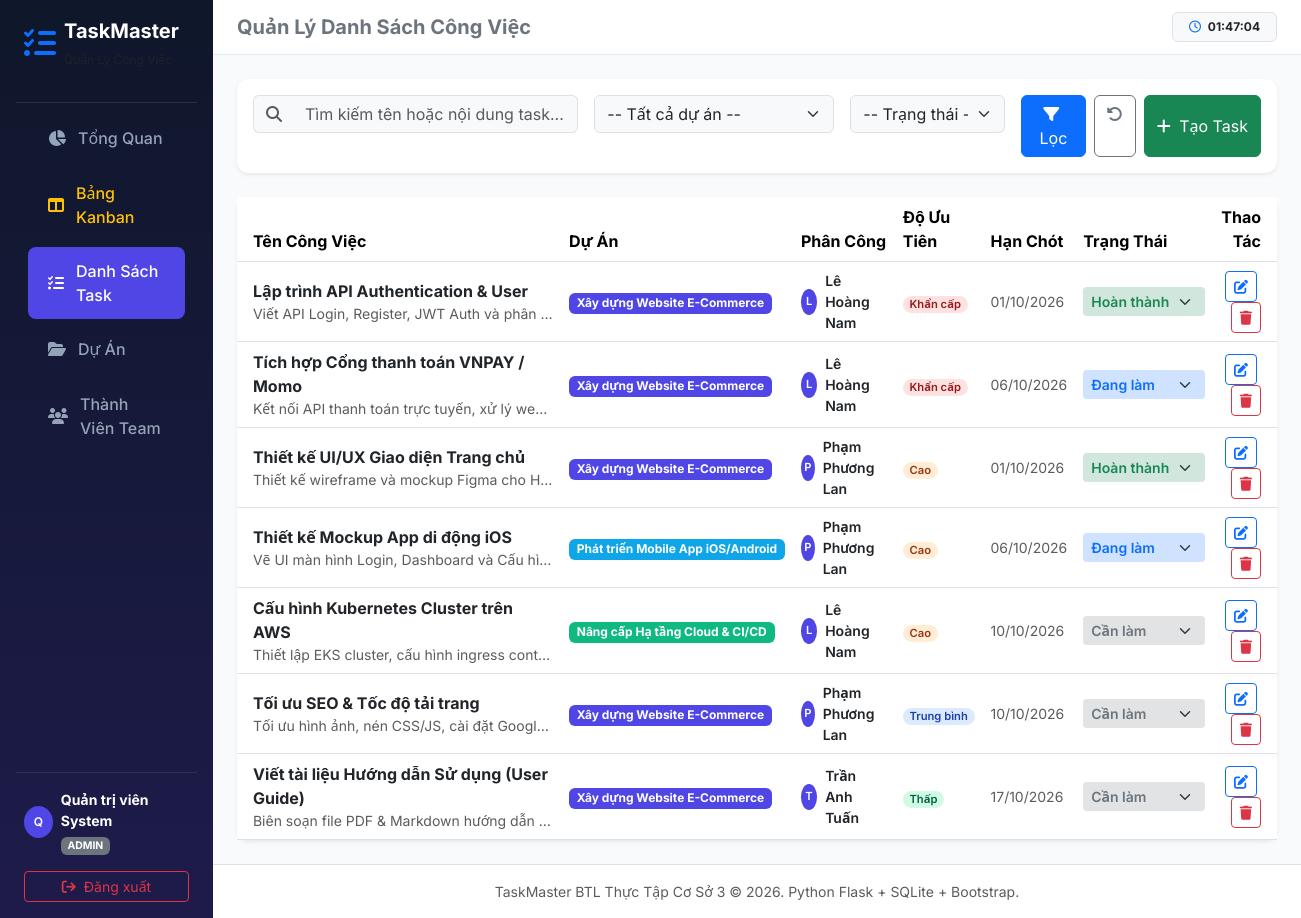
Page /tasks (signed in) on the committed database.
### tables this page shows
CREATE TABLE users (
            id INTEGER PRIMARY KEY AUTOINCREMENT,
            username TEXT UNIQUE NOT NULL,
            password_hash TEXT NOT NULL,
            fullname TEXT NOT NULL,
            email TEXT,
            role TEXT NOT NULL DEFAULT 'member',
            created_at TIMESTAMP DEFAULT CURRENT_TIMESTAMP
        );

CREATE TABLE tasks (
            id INTEGER PRIMARY KEY AUTOINCREMENT,
            title TEXT NOT NULL,
            description TEXT,
            project_id INTEGER,
            assignee_id INTEGER,
            creator_id INTEGER,
            priority TEXT NOT NULL DEFAULT 'Trung bình',
            status TEXT NOT NULL DEFAULT 'To Do',
            due_date DATE,
            created_at TIMESTAMP DEFAULT CURRENT_TIMESTAMP,
            FOREIGN KEY (project_id) REFERENCES projects (id) ON DELETE SET NULL,
            FOREIGN KEY (assignee_id) REFERENCES users (id) ON DELETE SET NULL,
            FOREIGN KEY (creator_id) REFERENCES users (id) ON DELETE SET NULL
        );

CREATE TABLE projects (
            id INTEGER PRIMARY KEY AUTOINCREMENT,
            name TEXT NOT NULL,
            description TEXT,
            color TEXT DEFAULT '#4f46e5',
            status TEXT NOT NULL DEFAULT 'Đang thực hiện',
            created_at TIMESTAMP DEFAULT CURRENT_TIMESTAMP
        );

### app.py (the view)
@app.route('/tasks')
@login_required
def tasks():
    search = request.args.get('search', '').strip()
    project_id = request.args.get('project_id', '')
    status = request.args.get('status', '')
    priority = request.args.get('priority', '')
    conn = get_db_connection()
    projects_list = conn.execute("SELECT * FROM projects ORDER BY name").fetchall()
    users_list = conn.execute("SELECT * FROM users ORDER BY fullname").fetchall()
    query = '''
        SELECT t.*, p.name as project_name, p.color as project_color,
               u_assign.fullname as assignee_name, u_creator.fullname as creator_name
        FROM tasks t
        LEFT JOIN projects p ON t.project_id = p.id
        LEFT JOIN users u_assign ON t.assignee_id = u_assign.id
        LEFT JOIN users u_creator ON t.creator_id = u_creator.id
        WHERE 1=1
    '''
    params = []
    if search:
        query += " AND (t.title LIKE ? OR t.description LIKE ?)"
        params.extend([f"%{search}%", f"%{search}%"])
    if project_id:
        query += " AND t.project_id = ?"
        params.append(project_id)
    if status:
        query += " AND t.status = ?"
        params.append(status)
    if priority:
        query += " AND t.priority = ?"
        params.append(priority)
    query += " ORDER BY CASE t.priority WHEN 'Khẩn cấp' THEN 1 WHEN 'Cao' THEN 2 WHEN 'Trung bình' THEN 3 ELSE 4 END, t.due_date ASC"
    tasks_list = conn.execute(query, params).fetchall()
    conn.close()
    return render_template('tasks.html',
                           tasks=tasks_list,
                           projects=projects_list,
                           users=users_list,
                           search=search,
                           project_id=project_id,
                           status=status,
                           priority=priority)

### templates/tasks.html (shortened to what this page needs)
{% extends 'base.html' %}
{% block header_title %}Quản Lý Danh Sách Công Việc{% endblock %}
{% block content %}
<div class="card border-0 shadow-sm mb-4">
    <div class="card-body">
        <form method="GET" action="{{ url_for('tasks') }}" class="row g-3">
            <div class="col-md-4">
                <div class="input-group">
                    <span class="input-group-text bg-light border-end-0"><i class="fa-solid fa-magnifying-glass text-muted"></i></span>
                    <input type="text" name="search" class="form-control bg-light border-start-0" placeholder="Tìm kiếm tên hoặc nội dung task..." value="{{ search }}">
                </div>
            </div>
            <div class="col-md-3">
                <select name="project_id" class="form-select bg-light">
                    <option value="">-- Tất cả dự án --</option>
                </select>
            </div>
            <div class="col-md-2">
                <select name="status" class="form-select bg-light">
                    <option value="">-- Trạng thái --</option>
                </select>
            </div>
            <div class="col-md-3 d-flex gap-2">
                <button type="submit" class="btn btn-primary flex-grow-1"><i class="fa-solid fa-filter me-1"></i> Lọc</button>
                <a href="{{ url_for('tasks') }}" class="btn btn-outline-secondary"><i class="fa-solid fa-rotate-left"></i></a>
                <button type="button" class="btn btn-success text-nowrap" data-bs-toggle="modal" data-bs-target="#addTaskModal">
                    <i class="fa-solid fa-plus me-1"></i> Tạo Task
                </button>
            </div>
        </form>
    </div>
</div>
<div class="card border-0 shadow-sm">
    <div class="card-body p-0">
        <div class="table-responsive">
            <table class="table table-hover align-middle mb-0">
                <thead>
                    <tr>
                        <th class="ps-3">Tên Công Việc</th>
                        <th>Dự Án</th>
                        <th>Phân Công</th>
                        <th>Độ Ưu Tiên</th>
                        <th>Hạn Chót</th>
                        <th>Trạng Thái</th>
                        <th class="text-end pe-3">Thao Tác</th>
                    </tr>
                </thead>
                <tbody>
                    {% for t in tasks %}
                    <tr>
                        <td class="ps-3">
                            <a href="{{ url_for('task_detail', id=t['id']) }}" class="fw-bold text-dark text-decoration-none">
                                {{ t['title'] }}
                            </a>
                            {% if t['description'] %}
                            <div class="small text-muted text-truncate d-block" style="max-width: 300px;">{{ t['description'] }}</div>
                            {% endif %}
                        </td>
                        <td>
                            {% if t['project_name'] %}
                            <span class="badge" style="background-color: {{ t['project_color'] }};">{{ t['project_name'] }}</span>
                            {% else %}<span class="text-muted">-</span>{% endif %}
                        </td>
                        <td>
                            <div class="d-flex align-items-center">
                                <div class="avatar-circle me-2" style="width: 26px; height: 26px; font-size: 0.7rem;">
                                    {{ t['assignee_name'][0] if t['assignee_name'] else '?' }}
                                </div>
                                <small class="fw-semibold text-dark">{{ t['assignee_name'] or 'Chưa phân công' }}</small>
                            </div>
                        </td>
                        <td>
                            {% if t['priority'] == 'Khẩn cấp' %}
                                <span class="badge badge-priority badge-urgent">Khẩn cấp</span>
                            {% elif t['priority'] == 'Cao' %}
                                <span class="badge badge-priority badge-high">Cao</span>
                            {% elif t['priority'] == 'Trung bình' %}
                                <span class="badge badge-priority badge-medium">Trung bình</span>
                            {% else %}
                                <span class="badge badge-priority badge-low">Thấp</span>
                            {% endif %}
                        </td>
                        <td class="small {% if t['due_date'] | is_overdue(t['status']) %}text-danger fw-bold{% else %}text-muted{% endif %}">
                            {{ t['due_date'] | date_format }}
                        </td>
                        <td>
                            <form action="{{ url_for('task_quick_status', id=t['id']) }}" method="POST" class="d-inline">
                                <select name="status" class="form-select form-select-sm d-inline-block w-auto border-0 fw-semibold
                                    {% if t['status'] == 'Completed' %}bg-success-subtle text-success
                                    {% elif t['status'] == 'In Progress' %}bg-primary-subtle text-primary
                                    {% else %}bg-secondary-subtle text-secondary{% endif %}" onchange="this.form.submit()">
                                    <option value="To Do" {% if t['status'] == 'To Do' %}selected{% endif %}>Cần làm</option>
                                    <option value="In Progress" {% if t['status'] == 'In Progress' %}selected{% endif %}>Đang làm</option>
                                    <option value="Completed" {% if t['status'] == 'Completed' %}selected{% endif %}>Hoàn thành</option>
                                </select>
                            </form>
                        </td>
                        <td class="text-end pe-3">
                            <button class="btn btn-sm btn-outline-primary me-1" data-bs-toggle="modal" data-bs-target="#editTaskModal{{ t['id'] }}">
                                <i class="fa-solid fa-pen-to-square"></i>
                            </button>
                            <form action="{{ url_for('task_delete', id=t['id']) }}" method="POST" class="d-inline" onsubmit="return confirm('Bạn có chắc chắn muốn xóa task này?');">
                                <button type="submit" class="btn btn-sm btn-outline-danger">
                                    <i class="fa-solid fa-trash"></i>
                                </button>
                            </form>
                        </td>
                    </tr>
                    {% else %}
                    <tr>
                        <td colspan="7" class="text-center text-muted py-5">Không tìm thấy công việc nào phù hợp.</td>
                    </tr>
                    {% endfor %}
                </tbody>
            </table>
        </div>
    </div>
</div>
{% endblock %}

### templates/base.html (shortened to what this page needs)
<!DOCTYPE html>
<html lang="vi">
<head>
    <link href="https://cdn.jsdelivr.net/npm/bootstrap@5.3.2/dist/css/bootstrap.min.css" rel="stylesheet">
    <link href="https://cdnjs.cloudflare.com/ajax/libs/font-awesome/6.4.2/css/all.min.css" rel="stylesheet">
    <link href="{{ url_for('static', filename='css/style.css') }}" rel="stylesheet">
</head>
<body>
    <div class="d-flex">
        {% if session.get('user_id') %}
        <aside class="sidebar d-flex flex-column p-3">
            <a href="{{ url_for('dashboard') }}" class="d-flex align-items-center text-white text-decoration-none mb-4 px-2">
                <i class="fa-solid fa-list-check fa-2x text-primary me-2"></i>
                <div>
                    <span class="fs-5 fw-bold d-block">TaskMaster</span>
                    <small class="text-muted" style="font-size: 0.75rem;">Quản Lý Công Việc</small>
                </div>
            </a>
            <hr class="text-secondary my-2">
            <ul class="nav nav-pills flex-column mb-auto">
                <li class="nav-item">
                    <a href="{{ url_for('dashboard') }}" class="nav-link {% if request.endpoint == 'dashboard' %}active{% endif %}">
                        <i class="fa-solid fa-chart-pie"></i> Tổng Quan
                    </a>
                </li>
                <li>
                    <a href="{{ url_for('kanban') }}" class="nav-link text-warning {% if request.endpoint == 'kanban' %}active{% endif %}">
                        <i class="fa-solid fa-table-columns"></i> Bảng Kanban
                    </a>
                </li>
                <li>
                    <a href="{{ url_for('tasks') }}" class="nav-link {% if request.endpoint in ['tasks', 'task_detail'] %}active{% endif %}">
                        <i class="fa-solid fa-tasks"></i> Danh Sách Task
                    </a>
                </li>
                <li>
                    <a href="{{ url_for('projects') }}" class="nav-link {% if request.endpoint == 'projects' %}active{% endif %}">
                        <i class="fa-solid fa-folder-open"></i> Dự Án
                    </a>
                </li>
                <li>
                    <a href="{{ url_for('members') }}" class="nav-link {% if request.endpoint == 'members' %}active{% endif %}">
                        <i class="fa-solid fa-users"></i> Thành Viên Team
                    </a>
                </li>
            </ul>
            <hr class="text-secondary">
            <div class="px-2">
                <div class="d-flex align-items-center mb-2">
                    <div class="avatar-circle me-2">
                        {{ current_user[0] | upper if current_user else 'U' }}
                    </div>
                    <div>
                        <div class="fw-bold text-white small">{{ current_user }}</div>
                        <span class="badge bg-secondary" style="font-size: 0.65rem;">{{ current_role | upper }}</span>
                    </div>
                </div>
                <a href="{{ url_for('logout') }}" class="btn btn-outline-danger btn-sm w-100 mt-2">
                    <i class="fa-solid fa-arrow-right-from-bracket me-1"></i> Đăng xuất
                </a>
            </div>
        </aside>
        {% endif %}
        <div class="main-wrapper">
            {% if session.get('user_id') %}
            <header class="top-navbar d-flex justify-content-between align-items-center">
                <div class="d-flex align-items-center">
                    <h5 class="mb-0 fw-bold text-secondary">
                        {% block header_title %}Hệ Thống Quản Lý Công Việc & Dự Án{% endblock %}
                    </h5>
                </div>
                <div class="d-flex align-items-center gap-3">
                    <span class="badge bg-light text-dark border px-3 py-2">
                        <i class="fa-regular fa-clock me-1 text-primary"></i> <span id="clock-display">--:--:--</span>
                    </span>
                </div>
            </header>
            {% endif %}
            <div class="container-fluid p-4">
                {% block content %}{% endblock %}
            </div>
            <footer class="mt-auto py-3 bg-white border-top text-center text-muted small">
                <div class="container">
                    <span>TaskMaster BTL Thực Tập Cơ Sở 3 &copy; 2026. Python Flask + SQLite + Bootstrap.</span>
                </div>
            </footer>
        </div>
    </div>
</body>
</html>

### rows in the picture
users: fullname "Quản trị viên System"
tasks: title "Lập trình API Authentication & User", description "Viết API Login, Register, JWT Auth và phân…", project_name "Xây dựng Website E-Commerce", fullname "L", fullname "Lê Hoàng Nam", priority "Khẩn cấp", due_date "01/10/2026", status "Hoàn thành"
tasks: title "Tích hợp Cổng thanh toán VNPAY / Momo", description "Kết nối API thanh toán trực tuyến, xử lý we…", project_name "Xây dựng Website E-Commerce", fullname "L", fullname "Lê Hoàng Nam", priority "Khẩn cấp", due_date "06/10/2026", status "Đang làm"
tasks: title "Thiết kế UI/UX Giao diện Trang chủ", description "Thiết kế wireframe và mockup Figma cho H…", project_name "Xây dựng Website E-Commerce", fullname "P", fullname "Phạm Phương Lan", priority "Cao", due_date "01/10/2026", status "Hoàn thành"
tasks: title "Thiết kế Mockup App di động iOS", description "Vẽ UI màn hình Login, Dashboard và Cấu hì…", project_name "Phát triển Mobile App iOS/Android", fullname "P", fullname "Phạm Phương Lan", priority "Cao", due_date "06/10/2026", status "Đang làm"
tasks: title "Cấu hình Kubernetes Cluster trên AWS", description "Thiết lập EKS cluster, cấu hình ingress cont…", project_name "Nâng cấp Hạ tầng Cloud & CI/CD", fullname "L", fullname "Lê Hoàng Nam", priority "Cao", due_date "10/10/2026", status "Cần làm"
tasks: title "Tối ưu SEO & Tốc độ tải trang", description "Tối ưu hình ảnh, nén CSS/JS, cài đặt Googl…", project_name "Xây dựng Website E-Commerce", fullname "P", fullname "Phạm Phương Lan", priority "Trung bình", due_date "10/10/2026", status "Cần làm"
tasks: title "Viết tài liệu Hướng dẫn Sử dụng (User Guide)", description "Biên soạn file PDF & Markdown hướng dẫn…", project_name "Xây dựng Website E-Commerce", fullname "T", fullname "Trần Anh Tuấn", priority "Thấp", due_date "17/10/2026", status "Cần làm"

### other values in the picture
{{ current_user[0] | upper if current_user else 'U' }} "Q"
{{ current_role | upper }} "ADMIN"
